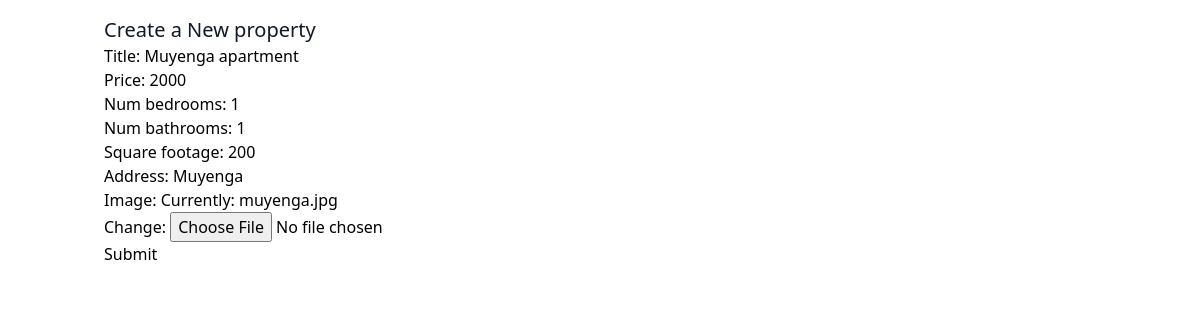
/properties/1/edit/, run on the app's committed database.
### properties/models.py (models this page shows, shortened)
class property(models.Model):
    title = models.CharField(max_length=150) #means data is string
    price = models.IntegerField()
    num_bedrooms = models.IntegerField()
    num_bathrooms = models.IntegerField()
    square_footage = models.IntegerField()
    address = models.CharField(max_length=150)
    image = models.ImageField()

### properties/views.py (the view)
# urls.py: path('properties/<pk>/edit/', property_update),
def property_update(request, pk):
    properties = property.objects.get(id=pk)
    form = propertyForm(instance=properties)
    if request.method == "POST":
        form = propertyForm(request.POST, instance=properties, files=request.FILES )
        if form.is_valid():
            form.save()
            return redirect("/")
    context = {
        "form": form
    }
    return render(request, "property_update.html", context)

### properties/forms.py
class propertyForm(ModelForm):
    class Meta:
        model = property
        fields = [
            "title",
            "price",
            "num_bedrooms",
            "num_bathrooms",
            "square_footage",
            "address",
            "image"
        ]

### templates/property_update.html (shortened to what this page needs)
{% extends "base.html" %}
{% block content %}
<hl class="text-xl text-gray-900"> Create a New property</hl>
<form method="post" enctype="multipart/form-data">
    {{form.as_p}}
    <button type="submit">Submit</button>
</form>
{% endblock %}

### data on the page
property: title "Muyenga apartment", price "2000", num_bedrooms "1", num_bathrooms "1", square_footage "200", address "Muyenga"
